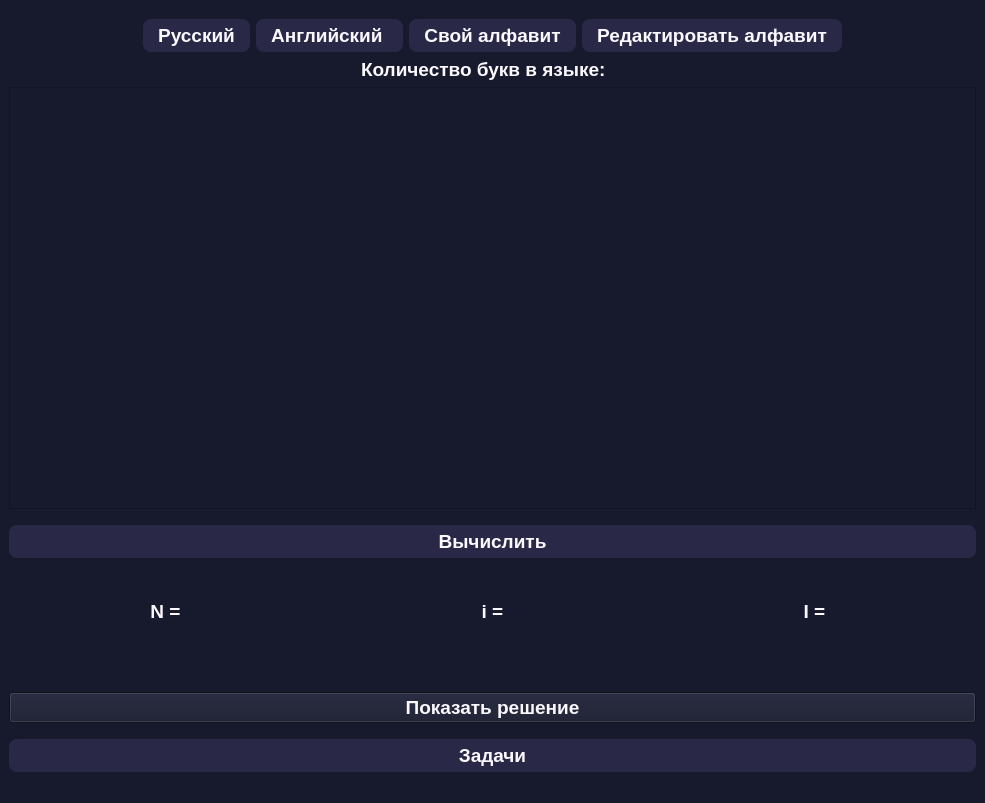
<?xml version="1.0" encoding="UTF-8"?>
<ui version="4.0">
 <class>MainWindow</class>
 <widget class="QMainWindow" name="MainWindow">
  <property name="geometry">
   <rect>
    <x>0</x>
    <y>0</y>
    <width>985</width>
    <height>803</height>
   </rect>
  </property>
  <property name="windowTitle">
   <string>MainWindow</string>
  </property>
  <property name="styleSheet">
   <string notr="true">background-color:rgb(23, 25, 45);
color: rgb(250, 247, 253);</string>
  </property>
  <widget class="QWidget" name="centralwidget">
   <layout class="QVBoxLayout" name="verticalLayout_4">
    <item>
     <layout class="QVBoxLayout" name="verticalLayout_3" stretch="20,20,500,100,0">
      <item>
       <layout class="QHBoxLayout" name="language_choice" stretch="10,5,5,0,0,10">
        <property name="sizeConstraint">
         <enum>QLayout::SetDefaultConstraint</enum>
        </property>
        <property name="topMargin">
         <number>0</number>
        </property>
        <property name="bottomMargin">
         <number>0</number>
        </property>
        <item>
         <spacer name="horizontalSpacer">
          <property name="orientation">
           <enum>Qt::Horizontal</enum>
          </property>
          <property name="sizeHint" stdset="0">
           <size>
            <width>40</width>
            <height>20</height>
           </size>
          </property>
         </spacer>
        </item>
        <item>
         <widget class="QPushButton" name="Ru_btn">
          <property name="font">
           <font>
            <pointsize>14</pointsize>
            <weight>75</weight>
            <bold>true</bold>
           </font>
          </property>
          <property name="styleSheet">
           <string notr="true">QPushButton {
  background-color:rgb(41, 41, 71);
  color: rgb(252, 248, 255);
  font-weight: 600;
  border-radius: 8px;
  padding: 5px 15px;
  margin-top: 10px;
  outline: 0px;
}
QPushButton:hover{
background-color:rgb(54, 53, 87);
}
</string>
          </property>
          <property name="text">
           <string>Русский</string>
          </property>
         </widget>
        </item>
        <item>
         <widget class="QPushButton" name="English_btn">
          <property name="font">
           <font>
            <pointsize>14</pointsize>
            <weight>75</weight>
            <bold>true</bold>
           </font>
          </property>
          <property name="styleSheet">
           <string notr="true">QPushButton {
  background-color:rgb(41, 41, 71);
  color: rgb(252, 248, 255);
  font-weight: 600;
  border-radius: 8px;
  padding: 5px 15px;
  margin-top: 10px;
  outline: 0px;
}
QPushButton:hover{
background-color:rgb(54, 53, 87);
}
</string>
          </property>
          <property name="text">
           <string>Английский </string>
          </property>
         </widget>
        </item>
        <item>
         <widget class="QPushButton" name="alf_alf">
          <property name="font">
           <font>
            <pointsize>14</pointsize>
            <weight>75</weight>
            <bold>true</bold>
           </font>
          </property>
          <property name="styleSheet">
           <string notr="true">QPushButton {
  background-color:rgb(41, 41, 71);
  color: rgb(252, 248, 255);
  font-weight: 600;
  border-radius: 8px;
  padding: 5px 15px;
  margin-top: 10px;
  outline: 0px;
}
QPushButton:hover{
background-color:rgb(54, 53, 87);
}
</string>
          </property>
          <property name="text">
           <string>Свой алфавит</string>
          </property>
         </widget>
        </item>
        <item>
         <widget class="QPushButton" name="new_alf">
          <property name="font">
           <font>
            <pointsize>14</pointsize>
            <weight>75</weight>
            <bold>true</bold>
           </font>
          </property>
          <property name="styleSheet">
           <string notr="true">QPushButton {
  background-color:rgb(41, 41, 71);
  color: rgb(252, 248, 255);
  font-weight: 600;
  border-radius: 8px;
  padding: 5px 15px;
  margin-top: 10px;
  outline: 0px;
}
QPushButton:hover{
background-color:rgb(54, 53, 87);
}
</string>
          </property>
          <property name="text">
           <string>Редактировать алфавит</string>
          </property>
         </widget>
        </item>
        <item>
         <spacer name="horizontalSpacer_2">
          <property name="orientation">
           <enum>Qt::Horizontal</enum>
          </property>
          <property name="sizeHint" stdset="0">
           <size>
            <width>40</width>
            <height>20</height>
           </size>
          </property>
         </spacer>
        </item>
       </layout>
      </item>
      <item>
       <layout class="QHBoxLayout" name="horizontalLayout">
        <item>
         <spacer name="horizontalSpacer_3">
          <property name="orientation">
           <enum>Qt::Horizontal</enum>
          </property>
          <property name="sizeHint" stdset="0">
           <size>
            <width>40</width>
            <height>20</height>
           </size>
          </property>
         </spacer>
        </item>
        <item>
         <widget class="QLabel" name="label">
          <property name="font">
           <font>
            <pointsize>14</pointsize>
            <weight>75</weight>
            <bold>true</bold>
           </font>
          </property>
          <property name="styleSheet">
           <string notr="true">  color: rgb(252, 248, 255);
  font-weight: 600;

</string>
          </property>
          <property name="text">
           <string>Количество букв в языке:</string>
          </property>
         </widget>
        </item>
        <item>
         <widget class="QLabel" name="character">
          <property name="font">
           <font>
            <pointsize>14</pointsize>
            <weight>75</weight>
            <bold>true</bold>
           </font>
          </property>
          <property name="styleSheet">
           <string notr="true">  color: rgb(252, 248, 255);
  font-weight: 600;

</string>
          </property>
          <property name="text">
           <string/>
          </property>
         </widget>
        </item>
        <item>
         <spacer name="horizontalSpacer_4">
          <property name="orientation">
           <enum>Qt::Horizontal</enum>
          </property>
          <property name="sizeHint" stdset="0">
           <size>
            <width>40</width>
            <height>20</height>
           </size>
          </property>
         </spacer>
        </item>
       </layout>
      </item>
      <item>
       <layout class="QVBoxLayout" name="verticalLayout">
        <item>
         <widget class="QTextEdit" name="textfor">
          <property name="font">
           <font>
            <pointsize>36</pointsize>
            <weight>75</weight>
            <bold>true</bold>
           </font>
          </property>
          <property name="styleSheet">
           <string notr="true">  color: rgb(252, 248, 255);
  font-weight: 600;</string>
          </property>
         </widget>
        </item>
        <item>
         <widget class="QPushButton" name="reshenie">
          <property name="font">
           <font>
            <pointsize>14</pointsize>
            <weight>75</weight>
            <bold>true</bold>
           </font>
          </property>
          <property name="styleSheet">
           <string notr="true">QPushButton {
  background-color:rgb(41, 41, 71);
  color: rgb(252, 248, 255);
  font-weight: 600;
  border-radius: 8px;
  padding: 5px 15px;
  margin-top: 10px;
  outline: 0px;
}
QPushButton:hover{
background-color:rgb(54, 53, 87);
}
</string>
          </property>
          <property name="text">
           <string>Вычислить</string>
          </property>
         </widget>
        </item>
       </layout>
      </item>
      <item>
       <layout class="QHBoxLayout" name="horizontalLayout_2">
        <item>
         <widget class="QLabel" name="findN">
          <property name="font">
           <font>
            <pointsize>14</pointsize>
            <weight>75</weight>
            <bold>true</bold>
           </font>
          </property>
          <property name="styleSheet">
           <string notr="true">  color: rgb(252, 248, 255);
  font-weight: 600;

</string>
          </property>
          <property name="text">
           <string>N = </string>
          </property>
          <property name="alignment">
           <set>Qt::AlignCenter</set>
          </property>
         </widget>
        </item>
        <item>
         <widget class="QLabel" name="findi">
          <property name="font">
           <font>
            <pointsize>14</pointsize>
            <weight>75</weight>
            <bold>true</bold>
           </font>
          </property>
          <property name="styleSheet">
           <string notr="true">  color: rgb(252, 248, 255);
  font-weight: 600;

</string>
          </property>
          <property name="text">
           <string>i =</string>
          </property>
          <property name="alignment">
           <set>Qt::AlignCenter</set>
          </property>
         </widget>
        </item>
        <item>
         <widget class="QLabel" name="findI">
          <property name="font">
           <font>
            <pointsize>14</pointsize>
            <weight>75</weight>
            <bold>true</bold>
           </font>
          </property>
          <property name="styleSheet">
           <string notr="true">  color: rgb(252, 248, 255);
  font-weight: 600;

</string>
          </property>
          <property name="text">
           <string>I = </string>
          </property>
          <property name="alignment">
           <set>Qt::AlignCenter</set>
          </property>
         </widget>
        </item>
       </layout>
      </item>
      <item>
       <layout class="QHBoxLayout" name="horizontalLayout_5">
        <item>
         <widget class="QLabel" name="fi_N">
          <property name="font">
           <font>
            <pointsize>14</pointsize>
            <weight>75</weight>
            <bold>true</bold>
           </font>
          </property>
          <property name="styleSheet">
           <string notr="true">  color: rgb(252, 248, 255);
  font-weight: 600;

</string>
          </property>
          <property name="text">
           <string/>
          </property>
          <property name="alignment">
           <set>Qt::AlignCenter</set>
          </property>
         </widget>
        </item>
        <item>
         <widget class="QLabel" name="fi_i">
          <property name="font">
           <font>
            <pointsize>14</pointsize>
            <weight>75</weight>
            <bold>true</bold>
           </font>
          </property>
          <property name="styleSheet">
           <string notr="true">  color: rgb(252, 248, 255);
  font-weight: 600;

</string>
          </property>
          <property name="text">
           <string/>
          </property>
          <property name="alignment">
           <set>Qt::AlignCenter</set>
          </property>
         </widget>
        </item>
        <item>
         <widget class="QLabel" name="fi_I">
          <property name="font">
           <font>
            <pointsize>14</pointsize>
            <weight>75</weight>
            <bold>true</bold>
           </font>
          </property>
          <property name="styleSheet">
           <string notr="true">  color: rgb(252, 248, 255);
  font-weight: 600;

</string>
          </property>
          <property name="text">
           <string/>
          </property>
          <property name="alignment">
           <set>Qt::AlignCenter</set>
          </property>
         </widget>
        </item>
       </layout>
      </item>
     </layout>
    </item>
    <item>
     <widget class="QPushButton" name="pokasform">
      <property name="font">
       <font>
        <pointsize>14</pointsize>
        <weight>75</weight>
        <bold>true</bold>
       </font>
      </property>
      <property name="styleSheet">
       <string notr="true">QPushButton {
  background-color:rgb(41, 41, 71);
  color: rgb(252, 248, 255);
  font-weight: 600;
  border-radius: 8px;
  padding: 5px 15px;
  margin-top: 10px;
  outline: 0px;
}
QPushButton:hover{
background-color:rgb(54, 53, 87);
}  color: rgb(252, 248, 255);
  font-weight: 600;

</string>
      </property>
      <property name="text">
       <string>Показать решение</string>
      </property>
     </widget>
    </item>
    <item>
     <widget class="QPushButton" name="open_win">
      <property name="font">
       <font>
        <pointsize>14</pointsize>
        <weight>75</weight>
        <bold>true</bold>
       </font>
      </property>
      <property name="styleSheet">
       <string notr="true">QPushButton {
  background-color:rgb(41, 41, 71);
  color: rgb(252, 248, 255);
  font-weight: 600;
  border-radius: 8px;
  padding: 5px 15px;
  margin-top: 10px;
  outline: 0px;
}
QPushButton:hover{
background-color:rgb(54, 53, 87);
}
</string>
      </property>
      <property name="text">
       <string>Задачи</string>
      </property>
     </widget>
    </item>
   </layout>
  </widget>
  <widget class="QStatusBar" name="statusbar"/>
 </widget>
 <tabstops>
  <tabstop>Ru_btn</tabstop>
  <tabstop>English_btn</tabstop>
 </tabstops>
 <resources/>
 <connections/>
</ui>
